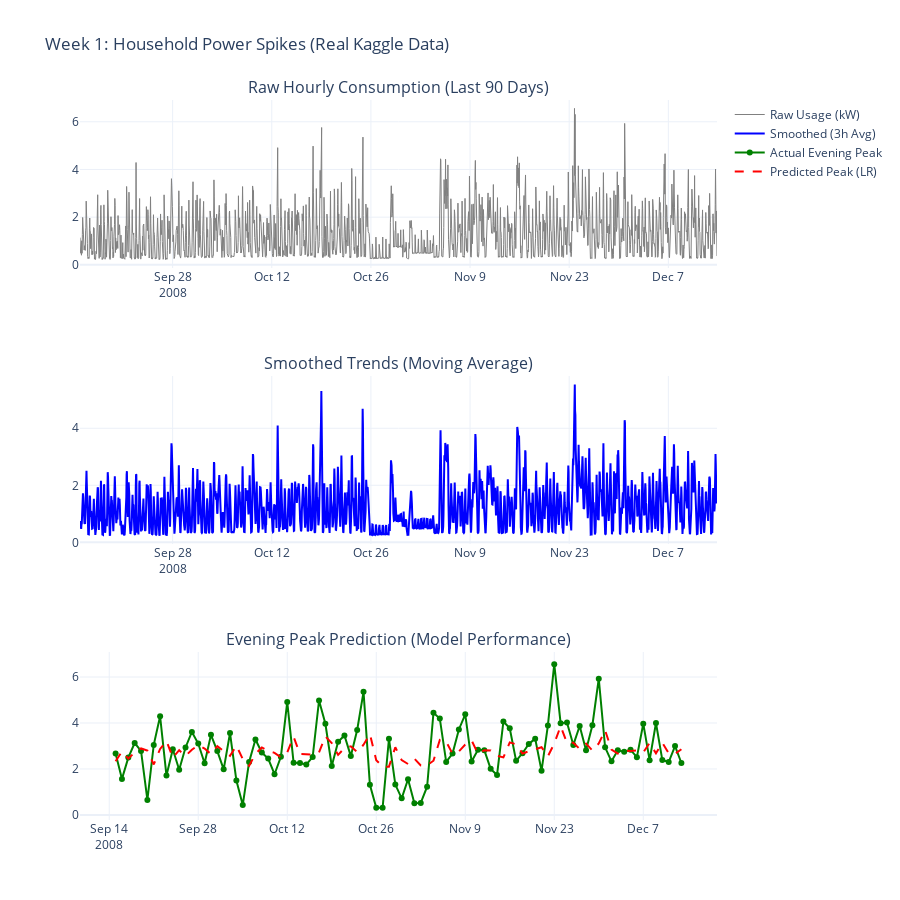

Notebook cell for this chart:
### Markdown cell above
## 5. Visualization (Plotly Dashboard)

### Code cell
fig = make_subplots(
    rows=3, cols=1,
    subplot_titles=(
        "Raw Hourly Consumption (Last 90 Days)", 
        "Smoothed Trends (Moving Average)", 
        "Evening Peak Prediction (Model Performance)"
    ),
    vertical_spacing=0.15
)

# Trace 1: Raw Usage
fig.add_trace(
    go.Scatter(
        x=df_hourly['datetime'], 
        y=df_hourly['usage_kw'], 
        name="Raw Usage (kW)", 
        line=dict(color='gray', width=1),
        hovertemplate='<b>Raw Usage</b><br>Time: %{x}<br>Power: %{y:.2f} kW<extra></extra>'
    ),
    row=1, col=1
)

# Trace 2: Smoothed Usage
fig.add_trace(
    go.Scatter(
        x=df_hourly['datetime'], 
        y=df_hourly['smoothed_kw'], 
        name="Smoothed (3h Avg)", 
        line=dict(color='blue', width=2),
        hovertemplate='<b>Smoothed Trend</b><br>Time: %{x}<br>Power: %{y:.2f} kW<extra></extra>'
    ),
    row=2, col=1
)

# Trace 3: Peak Predictions
fig.add_trace(
    go.Scatter(
        x=evening_data['date'], 
        y=evening_data['actual_peak'], 
        name="Actual Evening Peak", 
        mode='lines+markers', 
        line=dict(color='green'),
        hovertemplate='<b>Actual Peak</b><br>Date: %{x}<br>Power: %{y:.2f} kW<extra></extra>'
    ),
    row=3, col=1
)

fig.add_trace(
    go.Scatter(
        x=evening_data['date'], 
        y=evening_data['predicted_peak'], 
        name="Predicted Peak (LR)", 
        line=dict(color='red', dash='dash'),
        hovertemplate='<b>Predicted Peak</b><br>Date: %{x}<br>Power: %{y:.2f} kW<extra></extra>'
    ),
    row=3, col=1
)

# Final Layout
fig.update_layout(
    height=900,
    title_text="Week 1: Household Power Spikes (Real Kaggle Data)",
    template='plotly_white',
    showlegend=True,
    hovermode='x unified'
)

fig.show()
print("Interactive dashboard completed!")

### Figure 1 — Plotly figure (JSON) as saved in the notebook; plotly's stock layout.template omitted (floating-point values rounded to 4 significant figures; data arrays with more than 128 entries replaced by an {"elided": "..."} marker saying what was removed)
{"data": [{"hovertemplate": "<b>Raw Usage</b><br>Time: %{x}<br>Power: %{y:.2f} kW<extra></extra>", "line": {"color": "gray", "width": 1}, "name": "Raw Usage (kW)", "type": "scatter", "x": {"elided": "2160 str values"}, "xaxis": "x", "y": {"elided": "2160 float values"}, "yaxis": "y"}, {"hovertemplate": "<b>Smoothed Trend</b><br>Time: %{x}<br>Power: %{y:.2f} kW<extra></extra>", "line": {"color": "blue", "width": 2}, "name": "Smoothed (3h Avg)", "type": "scatter", "x": {"elided": "2160 str values"}, "xaxis": "x2", "y": {"elided": "2160 float values"}, "yaxis": "y2"}, {"hovertemplate": "<b>Actual Peak</b><br>Date: %{x}<br>Power: %{y:.2f} kW<extra></extra>", "line": {"color": "green"}, "mode": "lines+markers", "name": "Actual Evening Peak", "type": "scatter", "x": ["2008-09-15", "2008-09-16", "2008-09-17", "2008-09-18", "2008-09-19", "2008-09-20", "2008-09-21", "2008-09-22", "2008-09-23", "2008-09-24", "2008-09-25", "2008-09-26", "2008-09-27", "2008-09-28", "2008-09-29", "2008-09-30", "2008-10-01", "2008-10-02", "2008-10-03", "2008-10-04", "2008-10-05", "2008-10-06", "2008-10-07", "2008-10-08", "2008-10-09", "2008-10-10", "2008-10-11", "2008-10-12", "2008-10-13", "2008-10-14", "2008-10-15", "2008-10-16", "2008-10-17", "2008-10-18", "2008-10-19", "2008-10-20", "2008-10-21", "2008-10-22", "2008-10-23", "2008-10-24", "2008-10-25", "2008-10-26", "2008-10-27", "2008-10-28", "2008-10-29", "2008-10-30", "2008-10-31", "2008-11-01", "2008-11-02", "2008-11-03", "2008-11-04", "2008-11-05", "2008-11-06", "2008-11-07", "2008-11-08", "2008-11-09", "2008-11-10", "2008-11-11", "2008-11-12", "2008-11-13", "2008-11-14", "2008-11-15", "2008-11-16", "2008-11-17", "2008-11-18", "2008-11-19", "2008-11-20", "2008-11-21", "2008-11-22", "2008-11-23", "2008-11-24", "2008-11-25", "2008-11-26", "2008-11-27", "2008-11-28", "2008-11-29", "2008-11-30", "2008-12-01", "2008-12-02", "2008-12-03", "2008-12-04", "2008-12-05", "2008-12-06", "2008-12-07", "2008-12-08", "2008-12-09", "2008-12-10", "2008-12-11", "2008-12-12", "2008-12-13"], "xaxis": "x3", "y": [2.671, 1.567, 2.494, 3.128, 2.784, 0.649, 3.047, 4.291, 1.712, 2.854, 1.964, 2.935, 3.612, 3.105, 2.246, 3.484, 2.777, 1.985, 3.562, 1.493, 0.4278, 2.307, 3.283, 2.714, 2.452, 1.771, 2.531, 4.914, 2.272, 2.257, 2.193, 2.525, 4.979, 3.965, 2.128, 3.184, 3.456, 2.559, 3.697, 5.357, 1.308, 0.3069, 0.3091, 3.315, 1.32, 0.7215, 1.55, 0.5103, 0.5233, 1.227, 4.446, 4.19, 2.307, 2.673, 3.718, 4.378, 2.322, 2.834, 2.817, 2.004, 1.739, 4.064, 3.769, 2.352, 2.683, 3.085, 3.319, 1.917, 3.893, 6.561, 3.994, 4.02, 3.045, 3.867, 2.811, 3.902, 5.93, 2.942, 2.332, 2.808, 2.745, 2.832, 2.513, 3.969, 2.381, 3.998, 2.386, 2.302, 2.997, 2.258], "yaxis": "y3"}, {"hovertemplate": "<b>Predicted Peak</b><br>Date: %{x}<br>Power: %{y:.2f} kW<extra></extra>", "line": {"color": "red", "dash": "dash"}, "name": "Predicted Peak (LR)", "type": "scatter", "x": ["2008-09-15", "2008-09-16", "2008-09-17", "2008-09-18", "2008-09-19", "2008-09-20", "2008-09-21", "2008-09-22", "2008-09-23", "2008-09-24", "2008-09-25", "2008-09-26", "2008-09-27", "2008-09-28", "2008-09-29", "2008-09-30", "2008-10-01", "2008-10-02", "2008-10-03", "2008-10-04", "2008-10-05", "2008-10-06", "2008-10-07", "2008-10-08", "2008-10-09", "2008-10-10", "2008-10-11", "2008-10-12", "2008-10-13", "2008-10-14", "2008-10-15", "2008-10-16", "2008-10-17", "2008-10-18", "2008-10-19", "2008-10-20", "2008-10-21", "2008-10-22", "2008-10-23", "2008-10-24", "2008-10-25", "2008-10-26", "2008-10-27", "2008-10-28", "2008-10-29", "2008-10-30", "2008-10-31", "2008-11-01", "2008-11-02", "2008-11-03", "2008-11-04", "2008-11-05", "2008-11-06", "2008-11-07", "2008-11-08", "2008-11-09", "2008-11-10", "2008-11-11", "2008-11-12", "2008-11-13", "2008-11-14", "2008-11-15", "2008-11-16", "2008-11-17", "2008-11-18", "2008-11-19", "2008-11-20", "2008-11-21", "2008-11-22", "2008-11-23", "2008-11-24", "2008-11-25", "2008-11-26", "2008-11-27", "2008-11-28", "2008-11-29", "2008-11-30", "2008-12-01", "2008-12-02", "2008-12-03", "2008-12-04", "2008-12-05", "2008-12-06", "2008-12-07", "2008-12-08", "2008-12-09", "2008-12-10", "2008-12-11", "2008-12-12", "2008-12-13"], "xaxis": "x3", "y": [2.333, 2.763, 2.453, 2.713, 2.892, 2.795, 2.195, 2.869, 3.219, 2.494, 2.815, 2.565, 2.838, 3.028, 2.885, 2.644, 2.992, 2.793, 2.57, 3.014, 2.432, 2.132, 2.661, 2.935, 2.775, 2.702, 2.51, 2.724, 3.394, 2.651, 2.647, 2.629, 2.722, 3.413, 3.127, 2.611, 2.908, 2.984, 2.732, 3.052, 3.519, 2.38, 2.098, 2.099, 2.944, 2.383, 2.215, 2.448, 2.156, 2.159, 2.357, 3.263, 3.191, 2.661, 2.764, 3.058, 3.244, 2.665, 2.809, 2.805, 2.576, 2.501, 3.155, 3.072, 2.674, 2.767, 2.88, 2.946, 2.551, 3.107, 3.857, 3.135, 3.143, 2.868, 3.1, 2.803, 3.11, 3.68, 2.84, 2.668, 2.802, 2.784, 2.809, 2.719, 3.128, 2.682, 3.136, 2.683, 2.66, 2.855], "yaxis": "y3"}], "layout": {"annotations": [{"font": {"size": 16}, "showarrow": false, "text": "Raw Hourly Consumption (Last 90 Days)", "x": 0.5, "xanchor": "center", "xref": "paper", "y": 1.0, "yanchor": "bottom", "yref": "paper"}, {"font": {"size": 16}, "showarrow": false, "text": "Smoothed Trends (Moving Average)", "x": 0.5, "xanchor": "center", "xref": "paper", "y": 0.6167, "yanchor": "bottom", "yref": "paper"}, {"font": {"size": 16}, "showarrow": false, "text": "Evening Peak Prediction (Model Performance)", "x": 0.5, "xanchor": "center", "xref": "paper", "y": 0.2333, "yanchor": "bottom", "yref": "paper"}], "height": 900, "hovermode": "x unified", "showlegend": true, "title": {"text": "Week 1: Household Power Spikes (Real Kaggle Data)"}, "xaxis": {"anchor": "y", "domain": [0, 1]}, "xaxis2": {"anchor": "y2", "domain": [0, 1]}, "xaxis3": {"anchor": "y3", "domain": [0, 1]}, "yaxis": {"anchor": "x", "domain": [0.7667, 1.0]}, "yaxis2": {"anchor": "x2", "domain": [0.3833, 0.6167]}, "yaxis3": {"anchor": "x3", "domain": [0, 0.2333]}}}
